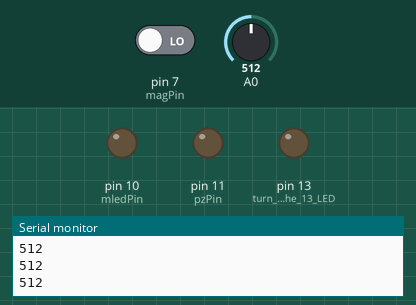
Simulated run of this sketch. Board: Arduino Uno, built with avr-gcc and run on an emulated ATmega328P. Parts: output pins drawn as LEDs (lit = HIGH), the last lines printed to the serial monitor. Inputs (shaded band) come from the test bench; at power-on: pin 7 (magPin) LOW, A0 = 512.

Above: at 1.2 s.
1.3 s: pin 7 (magPin) driven HIGH
At 2.4 s:
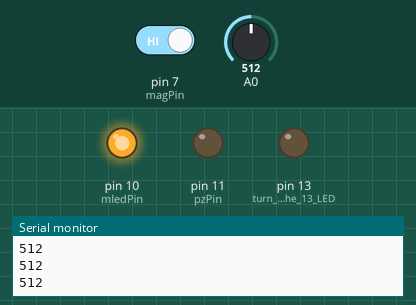
3.0 s: pin 7 (magPin) driven LOW
At 3.6 s:
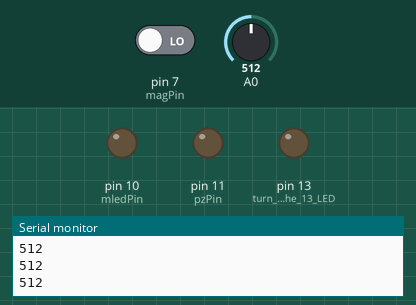
Timing chart, 0 to 6.0 s (numbered marks = the images above; inputs shaded):
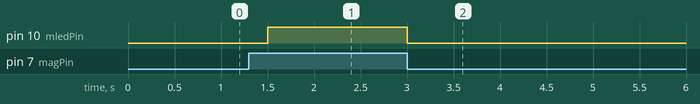

Measured:
- after the input at 1.3 s, pin 10 (mledPin): LOW → HIGH after 0.20 s
- after the input at 3.0 s, pin 10 (mledPin): HIGH → LOW at once

The sketch:

ultra_sonic_alarm.ino
```cpp
// sonic-alarm
/*
 * Complete Guide for Ultrasonic Sensor HC-SR04
 *
    Ultrasonic sensor Pins:
         VCC: +5VDC
        Trig: Trigger (INPUT) - Pin8
        Echo: Echo (OUTPUT) - Pin 9
         GND: GND
 */

#define IN 1
//#define CM 1

int mledPin = 10;
int pzPin = 11;  // piezo buzzer
int magPin = 7;
int trigPin = 8;    // Trig - green Jumper
int echoPin = 9;    // Echo - yellow Jumper
long duration, cm, inches;

int i;

void setup()
{
  pinMode(LED_BUILTIN, OUTPUT); // turn off the 13 LED
#ifdef SER
    //Serial Port begin
  Serial.begin(9600);
#endif
  //Define inputs and outputs
  pinMode(pzPin, OUTPUT);
  pinMode(trigPin, OUTPUT);
  pinMode(echoPin, INPUT);
  pinMode(magPin, INPUT);
  pinMode(mledPin, OUTPUT);
  Serial.begin(9600);
}

void loop()
{
  Serial.println(analogRead(A0));
  digitalWrite(mledPin, (digitalRead(magPin) == HIGH ? HIGH : LOW));
  /*
  getDistance();
#ifdef IN
  digitalWrite(pzPin, (inches < 10 ? HIGH : LOW));
#else
  digitalWrite(pzPin, (cm < 20 ? HIGH : LOW));
#endif
#ifdef SER
  Serial.print(inches);
  Serial.print(" in, ");
  Serial.print(cm);
  Serial.print(" cm");
  Serial.println();
#endif
*/
  delay(250);
}

void getDistance()
{
  // The sensor is triggered by a HIGH pulse of 10 or more microseconds.
  // Give a short LOW pulse beforehand to ensure a clean HIGH pulse:
  digitalWrite(trigPin, LOW);
  delayMicroseconds(5);
  digitalWrite(trigPin, HIGH);
  delayMicroseconds(10);
  digitalWrite(trigPin, LOW);
  // Read the signal from the sensor: a HIGH pulse whose
  // duration is the time (in microseconds) from the sending
  // of the ping to the reception of its echo off of an object.
  pinMode(echoPin, INPUT);
  duration = pulseIn(echoPin, HIGH);
  // convert the time into a distance
  cm = duration / 58; //(duration/2) / 29.1;
  inches = (duration/2) / 74; // 37
}
```
